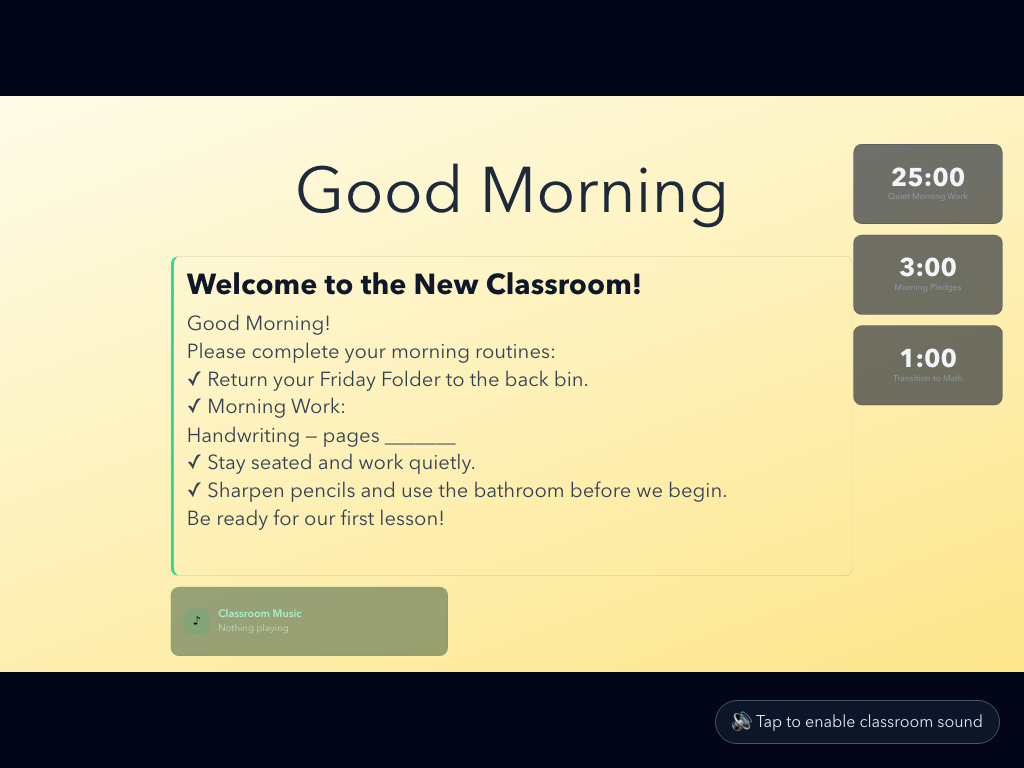
#> input picture tests/e2e/display-snapshots.spec.ts-snapshots/display-default-1024x768-chromium-darwin.png, 1024 x 768 px, given in place of ., which was not available
$ python -i visual_geometry.py   (imports and definitions only)
#> lines starting #> are read from the running program, lines starting #| are printed output that depends on the picture; pictures that were not available may be replaced by others from this repository, and a replacement may not be noted
"""Rendered-page visual geometry metrics for PDF preflight.

Metrics are conservative heuristics — not proof of instructional quality.
"""
from __future__ import annotations

import math
from dataclasses import dataclass, field
from pathlib import Path
from typing import Any, Iterable

import fitz
from PIL import Image, ImageDraw, ImageFont

from .inspect_page_usage import printable_rect, safe_rect
from .models import POINTS_PER_INCH, CheckStatus
from .profiles import ArtifactProfile, VisualGeometrySpec


@dataclass
class PageVisualMetrics:
    page_number: int
    width: float
    height: float
    orientation: str
    text_coverage_percent: float = 0.0
    drawing_coverage_percent: float = 0.0
    visible_ink_percent: float = 0.0
    writing_space_percent: float = 0.0
    bottom_whitespace_inches: float = 0.0
    safe_margin_state: str = "PASS"
    page_balance: str = "PASS"
    confidence_notes: list[str] = field(default_factory=list)
    render_path: str | None = None
    annotated_render_path: str | None = None

    # [17 lines left out: function to_dict, not called in this run]


@dataclass
class QualityScore:
    mechanical_score: float
    visual_heuristic_score: float
    instructional_status: str = "Manual Review Required"

    # [6 lines left out: function to_dict, not called in this run]


def _page_orientation(width: float, height: float) -> str:
    return "landscape" if width > height else "portrait"


# [530 lines left out: functions _union_area, compute_text_coverage, _drawing_element_area, compute_drawing_coverage, _render_printable_clip, _estimate_background_luminance and 11 more, not called in this run]


def generate_contact_sheet(
    render_paths: list[str],
    output_dir: Path,
    *,
    max_width: int = 2400,
    thumb_width: int = 400,
    label_height: int = 24,
) -> list[str]:
#> called with output_dir = 'out.png', max_width = 2400, thumb_width = 400, label_height = 24
    if not render_paths:
        return []
    sheets: list[str] = []
    max_per_sheet = 20
    chunks = [render_paths[i : i + max_per_sheet] for i in range(0, len(render_paths), max_per_sheet)]

    for sheet_idx, chunk in enumerate(chunks):
        thumbs: list[Image.Image] = []
        for path in chunk:
            img = Image.open(path).convert("RGB")
#> img is the input picture: PIL image 1024x768 RGB; mean R, G, B 177.7, 171.3, 138
            ratio = thumb_width / max(img.width, 1)
#> ratio = 0.391
            thumb_h = max(int(img.height * ratio), 1)
#> thumb_h = 300
            thumb = img.resize((thumb_width, thumb_h), Image.Resampling.LANCZOS)
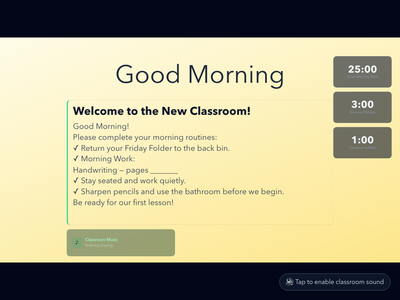
#> thumb: PIL image 400x300 RGB; mean R, G, B 177.5, 171.4, 138
            img.close()
            canvas = Image.new("RGB", (thumb_width, thumb_h + label_height), (255, 255, 255))
#> canvas: PIL image 400x324 RGB; every value is 255
            canvas.paste(thumb, (0, 0))
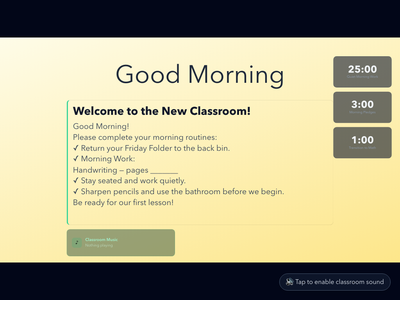
#> canvas: PIL image 400x324 RGB; mean R, G, B 183.2, 177.5, 146.6
            draw = ImageDraw.Draw(canvas)
            page_num = Path(path).stem.replace("page-", "")
#> (the run stopped early here; a loop or call above may not have finished)

$ run again, on tests/e2e/display-snapshots.spec.ts-snapshots/display-default-1366x768-chromium-darwin.png
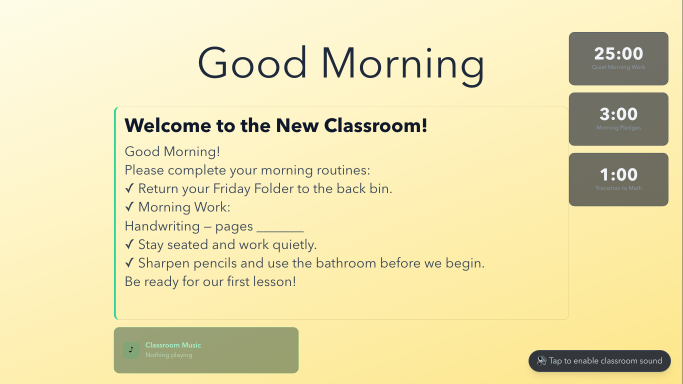
#> input picture tests/e2e/display-snapshots.spec.ts-snapshots/display-default-1366x768-chromium-darwin.png, 1366 x 768 px, given in place of ., which was not available (shown at 1/2 size)
#> in generate_contact_sheet, img is the input picture: PIL image 1366x768 RGB; mean R, G, B 233.4, 223.8, 174.4
#> in generate_contact_sheet, `thumb = img.resize((thumb_width, thumb_h), Image.Resampling.LANCZOS)`:
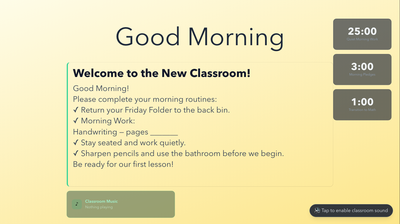
#> thumb: PIL image 400x224 RGB; mean R, G, B 233.1, 223.8, 174.4
#> in generate_contact_sheet, `canvas.paste(thumb, (0, 0))`:
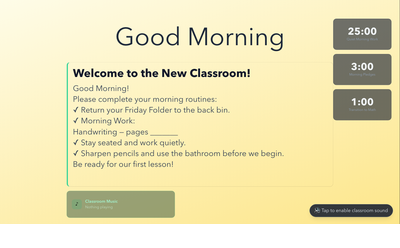
#> canvas: PIL image 400x248 RGB; mean R, G, B 235.2, 226.8, 182.2

$ run again, on tests/e2e/display-snapshots.spec.ts-snapshots/display-default-1024x768-chromium-linux.png
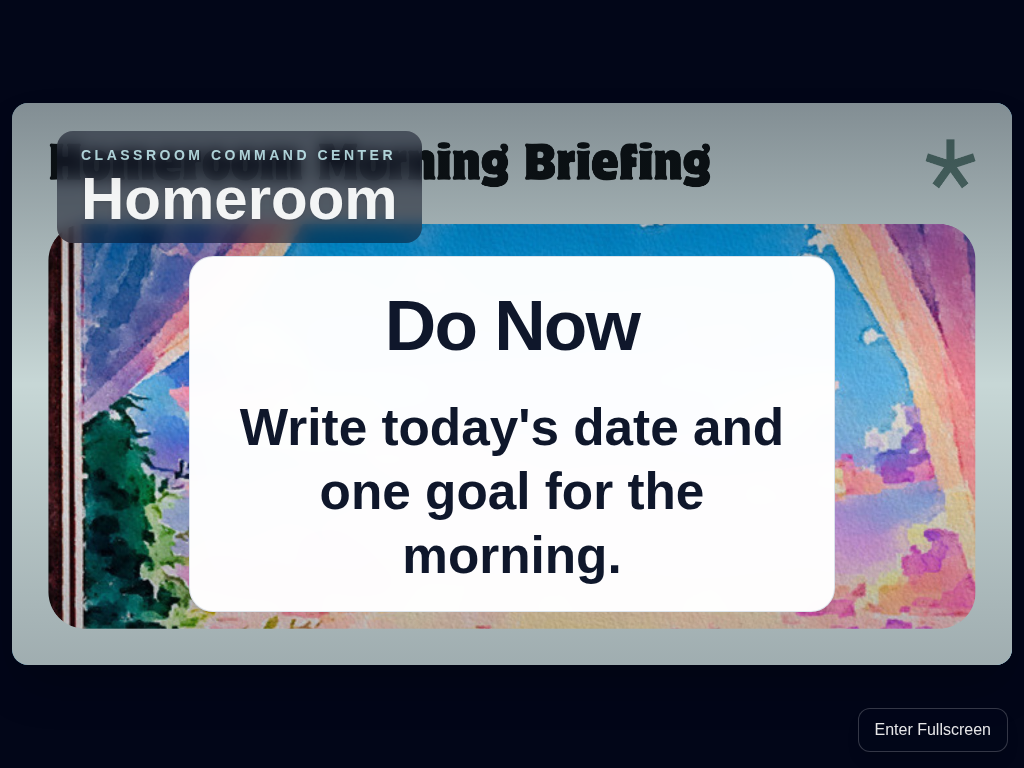
#> input picture tests/e2e/display-snapshots.spec.ts-snapshots/display-default-1024x768-chromium-linux.png, 1024 x 768 px, given in place of ., which was not available
#> in generate_contact_sheet, img is the input picture: PIL image 1024x768 RGB; mean R, G, B 122.2, 127.6, 138.3
#> in generate_contact_sheet, `thumb = img.resize((thumb_width, thumb_h), Image.Resampling.LANCZOS)`:
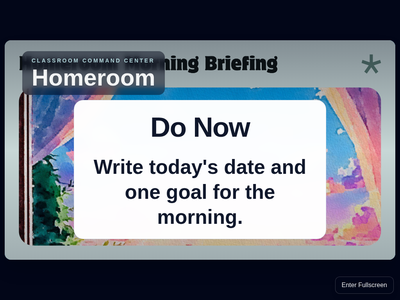
#> thumb: PIL image 400x300 RGB; mean R, G, B 122.1, 127.5, 138.2
#> in generate_contact_sheet, `canvas.paste(thumb, (0, 0))`:
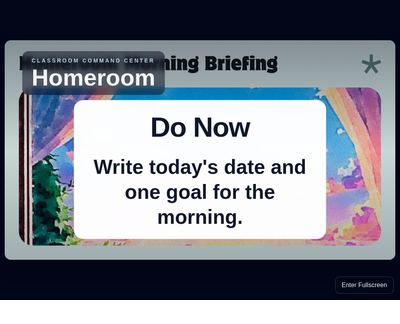
#> canvas: PIL image 400x324 RGB; mean R, G, B 132, 136.9, 146.8
